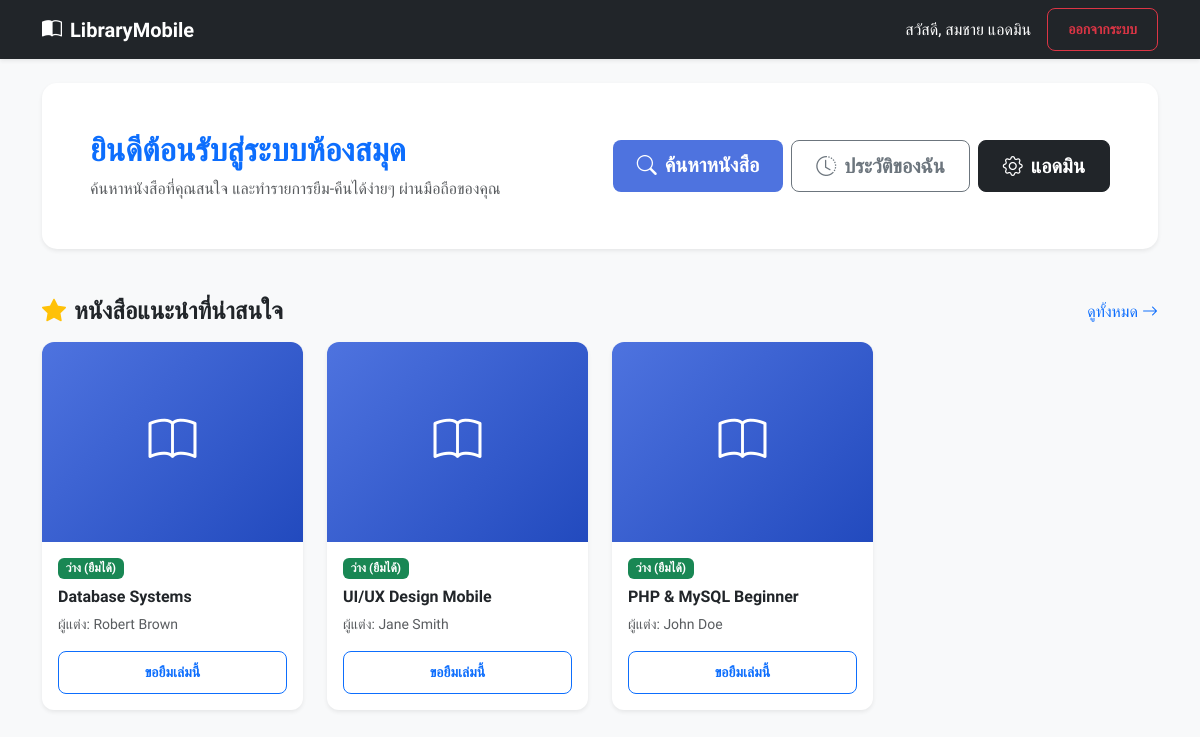
/index.php (signed in), run on the app's committed database.
### tables this page shows
CREATE TABLE books (
    book_id INT(11) AUTO_INCREMENT PRIMARY KEY,
    book_name VARCHAR(255) NOT NULL,
    author VARCHAR(100),
    category VARCHAR(50),
    status ENUM('available', 'borrowed') DEFAULT 'available'
);

### index.php (the view, shortened to what this page needs)
<?php
include('config/db.php');
$sql_recommend = "SELECT * FROM books ORDER BY RAND() LIMIT 4";
$result_recommend = mysqli_query($conn, $sql_recommend);
?>
<!DOCTYPE html>
<html lang="th">
<head>
    <link href="https://cdn.jsdelivr.net/npm/bootstrap@5.3.0/dist/css/bootstrap.min.css" rel="stylesheet">
    <link rel="stylesheet" href="https://cdn.jsdelivr.net/npm/bootstrap-icons@1.11.3/font/bootstrap-icons.min.css">
    <link rel="stylesheet" href="assets/style.css">
</head>
<body>
<nav class="navbar navbar-expand-lg navbar-dark bg-dark sticky-top shadow-sm">
  <div class="container">
    <a class="navbar-brand fw-bold" href="index.php"><i class="bi bi-book-half me-2"></i>LibraryMobile</a>
    <div class="ms-auto text-white d-flex align-items-center">
        <span class="me-3 d-none d-sm-inline">สวัสดี, <?php echo htmlspecialchars($_SESSION['fullname']); ?></span>
        <a href='logout.php' class='btn btn-outline-danger btn-sm fw-bold'>ออกจากระบบ</a>
    </div>
  </div>
</nav>
<div class="container mt-4 mb-5">
    <div class="card bg-white shadow-sm border-0 mb-4" style="border-radius: 15px;">
        <div class="card-body p-4 p-md-5 d-flex flex-column flex-md-row justify-content-between align-items-center">
            <div class="text-center text-md-start mb-4 mb-md-0">
                <h2 class="fw-bold text-primary mb-2">ยินดีต้อนรับสู่ระบบห้องสมุด</h2>
                <p class="text-muted mb-0">ค้นหาหนังสือที่คุณสนใจ และทำรายการยืม-คืนได้ง่ายๆ ผ่านมือถือของคุณ</p>
            </div>
            <div class="d-flex flex-wrap gap-2 justify-content-center">
                <a href="books.php" class="btn btn-primary btn-lg fw-bold px-4"><i class="bi bi-search me-2"></i>ค้นหาหนังสือ</a>
                <a href="history.php" class="btn btn-outline-secondary btn-lg fw-bold px-4"><i class="bi bi-clock-history me-2"></i>ประวัติของฉัน</a>
                <?php if(isset($_SESSION['role']) && $_SESSION['role'] == 'admin') { ?>
                    <a href="admin_dashboard.php" class="btn btn-dark btn-lg fw-bold px-4"><i class="bi bi-gear me-2"></i>แอดมิน</a>
                <?php } ?>
            </div>
        </div>
    </div>
    <div class="d-flex justify-content-between align-items-center mb-3 mt-5">
        <h4 class="fw-bold text-dark m-0"><i class="bi bi-star-fill text-warning me-2"></i>หนังสือแนะนำที่น่าสนใจ</h4>
        <a href="books.php" class="text-decoration-none">ดูทั้งหมด <i class="bi bi-arrow-right"></i></a>
    </div>
    <div class="row g-4">
        <?php
        if($result_recommend && mysqli_num_rows($result_recommend) > 0) {
            while($book = mysqli_fetch_assoc($result_recommend)) {
                $status_text = ($book['status'] == 'available') ? 'ว่าง (ยืมได้)' : 'ถูกยืมแล้ว';
                $status_color = ($book['status'] == 'available') ? 'bg-success' : 'bg-danger';
        ?>
        <div class="col-6 col-md-4 col-lg-3">
            <div class="card book-card h-100 shadow-sm">
                <div class="book-cover-placeholder">
                    <i class="bi bi-book"></i>
                </div>
                <div class="card-body d-flex flex-column">
                    <span class="badge <?php echo $status_color; ?> mb-2 align-self-start"><?php echo $status_text; ?></span>
                    <h6 class="card-title fw-bold text-truncate" title="<?php echo htmlspecialchars($book['book_name']); ?>">
                        <?php echo htmlspecialchars($book['book_name']); ?>
                    </h6>
                    <p class="card-text text-muted small mb-3">ผู้แต่ง: <?php echo htmlspecialchars($book['author']); ?></p>
                    <div class="mt-auto">
                        <?php if($book['status'] == 'available') { ?>
                            <a href="borrow.php?id=<?php echo $book['book_id']; ?>" class="btn btn-outline-primary btn-sm w-100 fw-bold">ขอยืมเล่มนี้</a>
                        <?php } else { ?>
                            <button class="btn btn-secondary btn-sm w-100 fw-bold" disabled>ไม่ว่าง</button>
                        <?php } ?>
                    </div>
                </div>
            </div>
        </div>
        <?php
            }
        } else {
            echo "<div class='col-12'><p class='text-center text-muted'>ยังไม่มีข้อมูลหนังสือในระบบ</p></div>";
        }
        ?>
    </div>
</div>
</body>
</html>

### assets/style.css (style rules this page uses)
:root { --primary-color: #4e73df; --secondary-color: #858796; --success-color: #1cc88a; --bg-light: #f8f9fc; }
body { font-family: 'Sarabun', sans-serif; background-color: var(--bg-light); color: #333; }
.card { border: none; border-radius: 12px; box-shadow: 0 0.15rem 1.75rem 0 rgba(58, 59, 69, 0.1); }
.btn { border-radius: 8px; padding: 10px 20px; font-weight: 600; transition: all 0.3s; }
.btn-primary { background-color: var(--primary-color); border: none; }

### index.php (style rules this page uses)
body { font-family: 'Sarabun', sans-serif; background-color: #f8f9fa; }
.book-card { transition: transform 0.3s ease, box-shadow 0.3s ease; border-radius: 12px; overflow: hidden; border: none; }
.book-cover-placeholder { height: 200px; background: linear-gradient(135deg, #4e73df, #224abe); color: white; display: flex; align-items: center; justify-content: center; font-size: 3rem; }

### data on the page
books: status "ว่าง (ยืมได้)", book_name "Database Systems", author "Robert Brown"
books: status "ว่าง (ยืมได้)", book_name "UI/UX Design Mobile", author "Jane Smith"
books: status "ว่าง (ยืมได้)", book_name "PHP & MySQL Beginner", author "John Doe"

### other printed values
$_SESSION['fullname'] "สมชาย แอดมิน"
